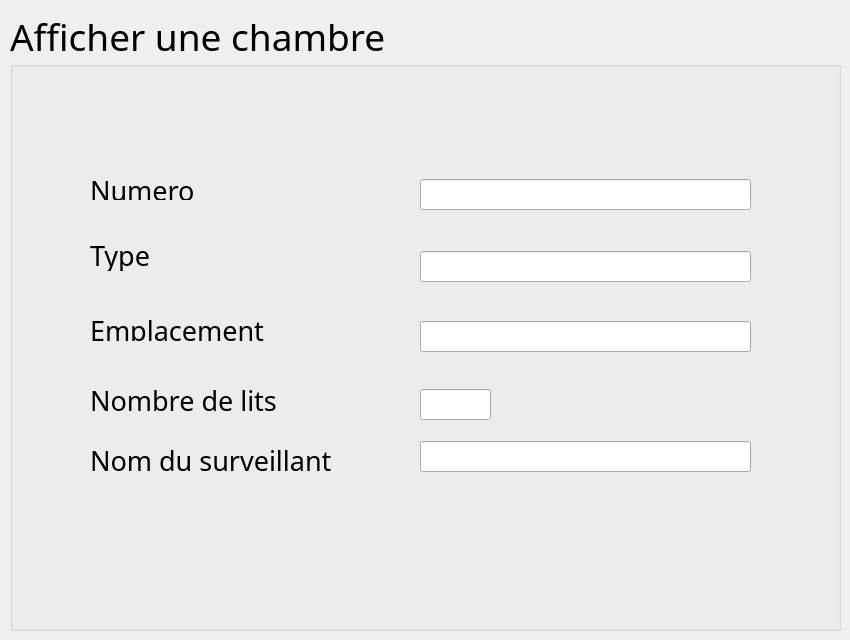
        <widget class="QWidget" name="AfficherChambre">
         <widget class="QGroupBox" name="groupBox_9">
          <property name="geometry">
           <rect>
            <x>10</x>
            <y>10</y>
            <width>831</width>
            <height>621</height>
           </rect>
          </property>
          <property name="font">
           <font>
            <family>Quicksand SemiBold</family>
            <pointsize>28</pointsize>
           </font>
          </property>
          <property name="title">
           <string>Afficher une chambre</string>
          </property>
          <widget class="QLineEdit" name="lineEdit_AffNumero">
           <property name="geometry">
            <rect>
             <x>410</x>
             <y>169</y>
             <width>331</width>
             <height>31</height>
            </rect>
           </property>
           <property name="readOnly">
            <bool>true</bool>
           </property>
          </widget>
          <widget class="QLabel" name="type_2">
           <property name="geometry">
            <rect>
             <x>80</x>
             <y>230</y>
             <width>101</width>
             <height>31</height>
            </rect>
           </property>
           <property name="font">
            <font>
             <family>Quicksand SemiBold</family>
             <pointsize>20</pointsize>
            </font>
           </property>
           <property name="text">
            <string>Type</string>
           </property>
          </widget>
          <widget class="QLabel" name="nombredelits_2">
           <property name="geometry">
            <rect>
             <x>80</x>
             <y>380</y>
             <width>211</width>
             <height>21</height>
            </rect>
           </property>
           <property name="font">
            <font>
             <family>Quicksand SemiBold</family>
             <pointsize>20</pointsize>
            </font>
           </property>
           <property name="text">
            <string>Nombre de lits</string>
           </property>
          </widget>
          <widget class="QLabel" name="nomduSurveillant_2">
           <property name="geometry">
            <rect>
             <x>80</x>
             <y>430</y>
             <width>261</width>
             <height>41</height>
            </rect>
           </property>
           <property name="font">
            <font>
             <family>Quicksand SemiBold</family>
             <pointsize>20</pointsize>
            </font>
           </property>
           <property name="text">
            <string>Nom du surveillant</string>
           </property>
          </widget>
          <widget class="QLabel" name="emplacement_2">
           <property name="geometry">
            <rect>
             <x>80</x>
             <y>310</y>
             <width>221</width>
             <height>21</height>
            </rect>
           </property>
           <property name="font">
            <font>
             <family>Quicksand SemiBold</family>
             <pointsize>20</pointsize>
            </font>
           </property>
           <property name="text">
            <string>Emplacement</string>
           </property>
          </widget>
          <widget class="QLabel" name="numero_2">
           <property name="geometry">
            <rect>
             <x>80</x>
             <y>170</y>
             <width>141</width>
             <height>20</height>
            </rect>
           </property>
           <property name="font">
            <font>
             <family>Quicksand SemiBold</family>
             <pointsize>20</pointsize>
            </font>
           </property>
           <property name="text">
            <string>Numero</string>
           </property>
          </widget>
          <widget class="QLineEdit" name="lineEdit_AffSurveillant">
           <property name="geometry">
            <rect>
             <x>410</x>
             <y>431</y>
             <width>331</width>
             <height>31</height>
            </rect>
           </property>
           <property name="readOnly">
            <bool>true</bool>
           </property>
          </widget>
          <widget class="QPushButton" name="pushButton_RetourAffChambre">
           <property name="geometry">
            <rect>
             <x>10</x>
             <y>580</y>
             <width>61</width>
             <height>31</height>
            </rect>
           </property>
           <property name="styleSheet">
            <string notr="true">#pushButton_RetourAffChambre{
background-color: transparent;
border-image: url(:/pics/pics/precedent.png);
background: none;
border: none;
background-repeat: none;
}</string>
           </property>
           <property name="text">
            <string/>
           </property>
          </widget>
          <widget class="QLineEdit" name="lineEdit_AffType">
           <property name="geometry">
            <rect>
             <x>410</x>
             <y>241</y>
             <width>331</width>
             <height>31</height>
            </rect>
           </property>
           <property name="readOnly">
            <bool>true</bool>
           </property>
          </widget>
          <widget class="QLineEdit" name="lineEdit_AffNombreLits">
           <property name="geometry">
            <rect>
             <x>410</x>
             <y>379</y>
             <width>71</width>
             <height>31</height>
            </rect>
           </property>
           <property name="readOnly">
            <bool>true</bool>
           </property>
          </widget>
          <widget class="QPushButton" name="pushButton_ModifChambre">
           <property name="geometry">
            <rect>
             <x>740</x>
             <y>560</y>
             <width>81</width>
             <height>51</height>
            </rect>
           </property>
           <property name="styleSheet">
            <string notr="true">#pushButton_ModifChambre{
background-color: transparent;
border-image: url(:/pics/pics/modifier.png);
background: none;
border: none;
background-repeat: none;
}</string>
           </property>
           <property name="text">
            <string/>
           </property>
          </widget>
          <widget class="QLineEdit" name="lineEdit_AffEmplacement">
           <property name="geometry">
            <rect>
             <x>410</x>
             <y>311</y>
             <width>331</width>
             <height>31</height>
            </rect>
           </property>
           <property name="readOnly">
            <bool>true</bool>
           </property>
          </widget>
         </widget>
        </widget>
